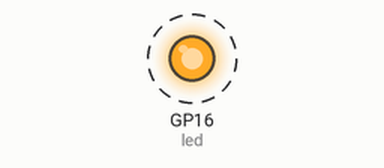
Bench run of a program on a simulated Raspberry Pi Pico running MicroPython. Shown: output pins drawn as LEDs (lit = HIGH). Dashed ring = blinking.

Above: at 0.2 s.
Timing chart, 0 to 3.0 s (numbered marks = the images above):
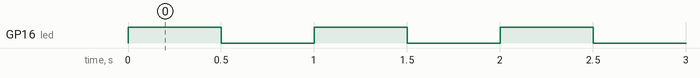

The program:

pico_led.py
```python
# (licence header left out)
from machine import Pin
from time import sleep

# define LED : GP16
led = Pin(16, Pin.OUT)

while (True):
    led.value(1)
    sleep(0.5)
    led.value(0)
    sleep(0.5)
```

Measured:
- by itself, GP16 (led): alternates HIGH for 0.50 s and LOW for 0.50 s
